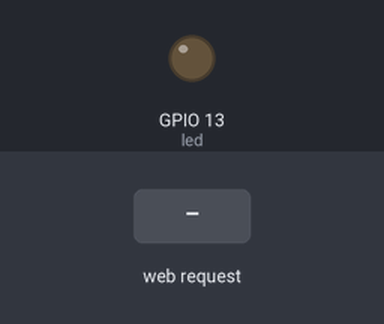
The sketch below on a simulated ESP8266 (NodeMCU). Parts: output pins drawn as LEDs (lit = HIGH). The test bench sets the inputs (shaded band). WiFi joins after 1.5 s; servers stay silent unless stated; what the sketch prints to the serial monitor is not drawn.

Above: at 2.7 s.
2.8 s: HTTP request GET /off received
At 4.0 s:
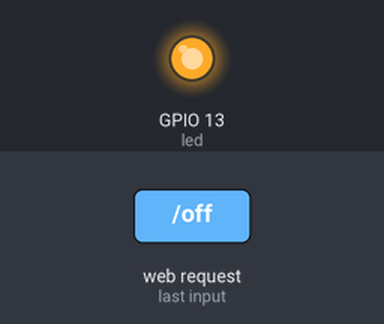
5.8 s: HTTP request GET /on received
At 6.3 s:
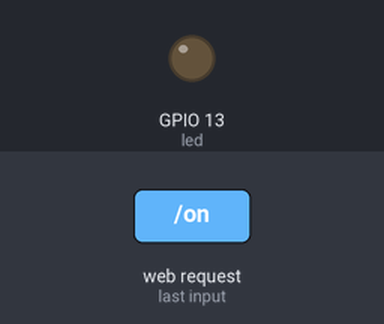
Timing chart, 0 to 8.8 s (numbered marks = the images above; inputs shaded):
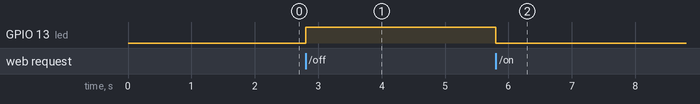

The sketch:

homeAutomationTemplate.ino
```cpp
#include <ESP8266Wifi.h>
#include <WiFiClient.h>
#include <ESP8266WebServer.h>
#include <ESP8266mDNS.h>


#define DEBUG 1               //Used to enable debugging mode in which serial outputs are included. Comment out to disable Serial. "Code Scaffolding"

const int led = 13;
const char* ssid = "your_ssid_here";
const char* password = "your_password_here";

ESP8266WebServer server (80);                //Create a webserver object on port 80 (default http port)

void handleRoot() {
     server.send(200, "text/plain", "This is the root directory");              //Return a 200 (OK) status code and send a simple text string
     #ifdef DEBUG
          Serial.println("Root Request");
     #endif
}

void handleNotFound() {
     server.send(404, "text/plain", "Error 404: Not Found");               //Return a 404 (Not Found) status code and send a simple text string
     #ifdef DEBUG
          Serial.println("Not Found: 404 Error");
     #endif
}

void handleOn() {
     server.send(200, "text/plain", "LED On");              //Return a 200 (OK) status code and send a simple text string
     digitalWrite(led, 0);              //Turn on active low LED
     #ifdef DEBUG
          Serial.println("On Request");
     #endif
}

void handleOff() {
     server.send(200, "text/plain", "LED Off");             //Return a 200 (OK) status code and send a simple text string
     digitalWrite(led, 1);              //Turn off active low LED
     #ifdef DEBUG
          Serial.println("Off Request");
     #endif
}


void setup(void) {
     pinMode(led, OUTPUT);              //Configure the built in LED as an output
     WiFi.mode(WIFI_STA);
     WiFi.begin(ssid, password);
     #ifdef DEBUG
          Serial.begin(9600);           //Enable UART with baudrate 9600 baud
          while (WiFi.status() != WL_CONNECTED){            //Wait untill WiFi manages to successfully connect
               delay(500);
               Serial.print(".");
          }
          Serial.println(WiFi.localIP());              //Print the local IP of the ESP8266 upon connection
     #endif

     server.onNotFound(handleNotFound);
     server.on("/", handleRoot);                      //Handle any requests to the server root
     server.on("/on", handleOn);                      //Turn on the LED by calling handleOn function
     server.on("/off", handleOff);                    //This template can be used to increase the number of functions

     server.begin();
     #ifdef DEBUG
          Serial.println("Server Started");
     #endif
}

void loop(void) {
     server.handleClient();
}
```

Measured:
- after the input at 2.8 s, GPIO 13 (led): LOW → HIGH at once
- after the input at 5.8 s, GPIO 13 (led): HIGH → LOW at once
